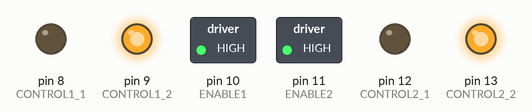
This sketch was run on a simulated Arduino Uno, built with avr-gcc and run on an emulated ATmega328P. Parts: switched loads named in the sketch (green lamp = pin HIGH), output pins drawn as LEDs (lit = HIGH).

Above: at 0.1 s.
Timing chart, 0 to 1.6 s (numbered marks = the images above):
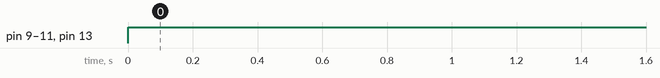

Measured:
- by itself, pin 9 (CONTROL1_2), pin 10 (ENABLE1), pin 11 (ENABLE2), pin 13 (CONTROL2_2): LOW → HIGH at 0.00 s

The sketch:

sketch_feb05a.ino
```cpp
#define ENABLE1 10  // Enable Pin  motor 1
#define CONTROL1_1 8  // Control pin 1  motor 1
#define CONTROL1_2 9  // Control pin 2  motor 1

#define ENABLE2 11  // Enable Pin  motor 2
#define CONTROL2_1 12  // Control pin 1  motor 2
#define CONTROL2_2 13  // Control pin 2  motor 2

int speed = 255;
void setup() {

    pinMode(ENABLE1, OUTPUT);
    pinMode(ENABLE2, OUTPUT);

    pinMode(CONTROL1_1, OUTPUT);
    pinMode(CONTROL1_2, OUTPUT);
    pinMode(CONTROL2_1, OUTPUT);
    pinMode(CONTROL2_2, OUTPUT);
}

void loop() {

    analogWrite(ENABLE1, speed);
    analogWrite(ENABLE2, speed);

    digitalWrite(CONTROL1_1, LOW);
    digitalWrite(CONTROL1_2, HIGH);

    digitalWrite(CONTROL2_1, LOW);
    digitalWrite(CONTROL2_2, HIGH);

    delay(4000);

}
```
